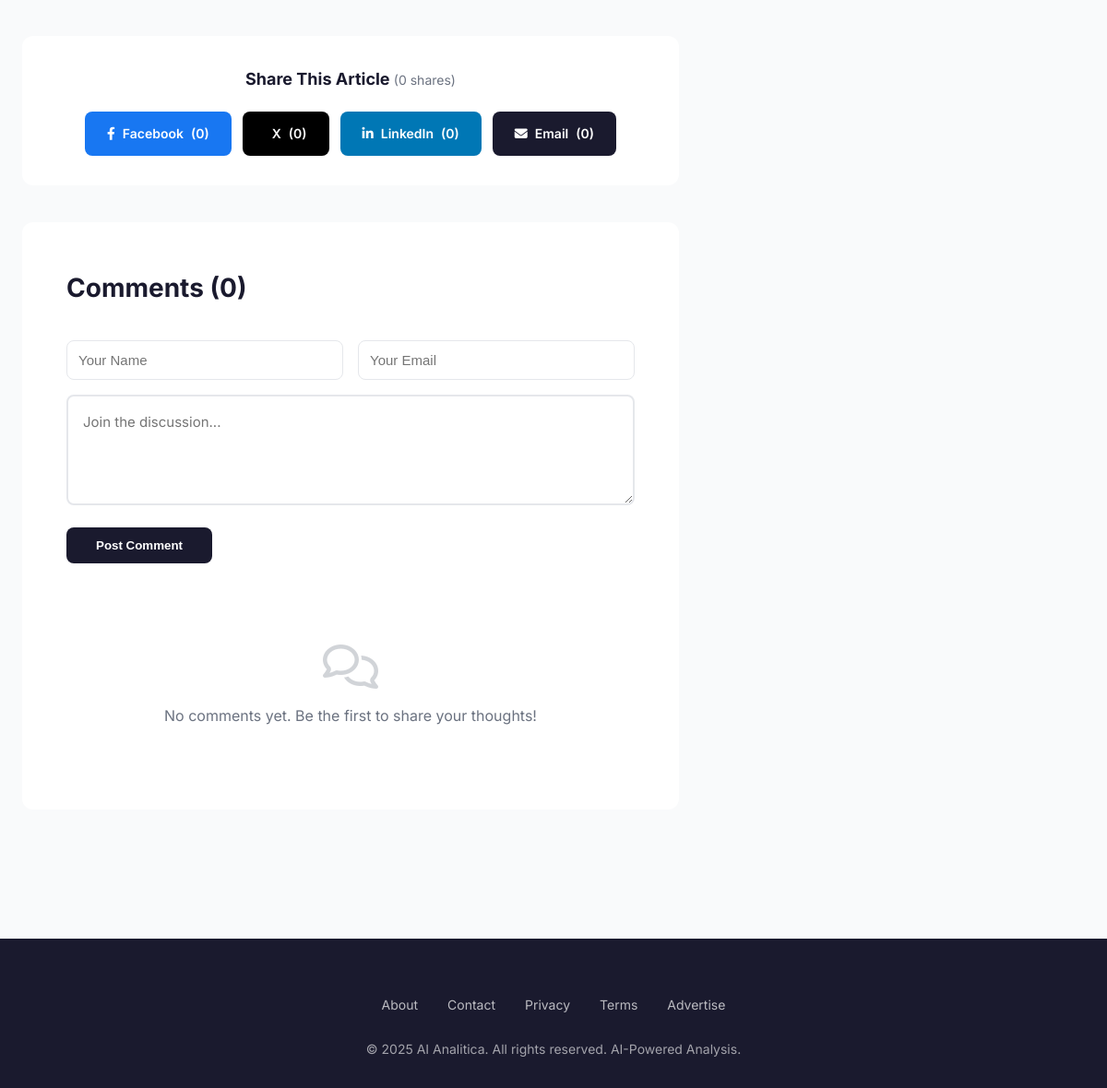
Before: /news/9/ (lower part) with the older database file.
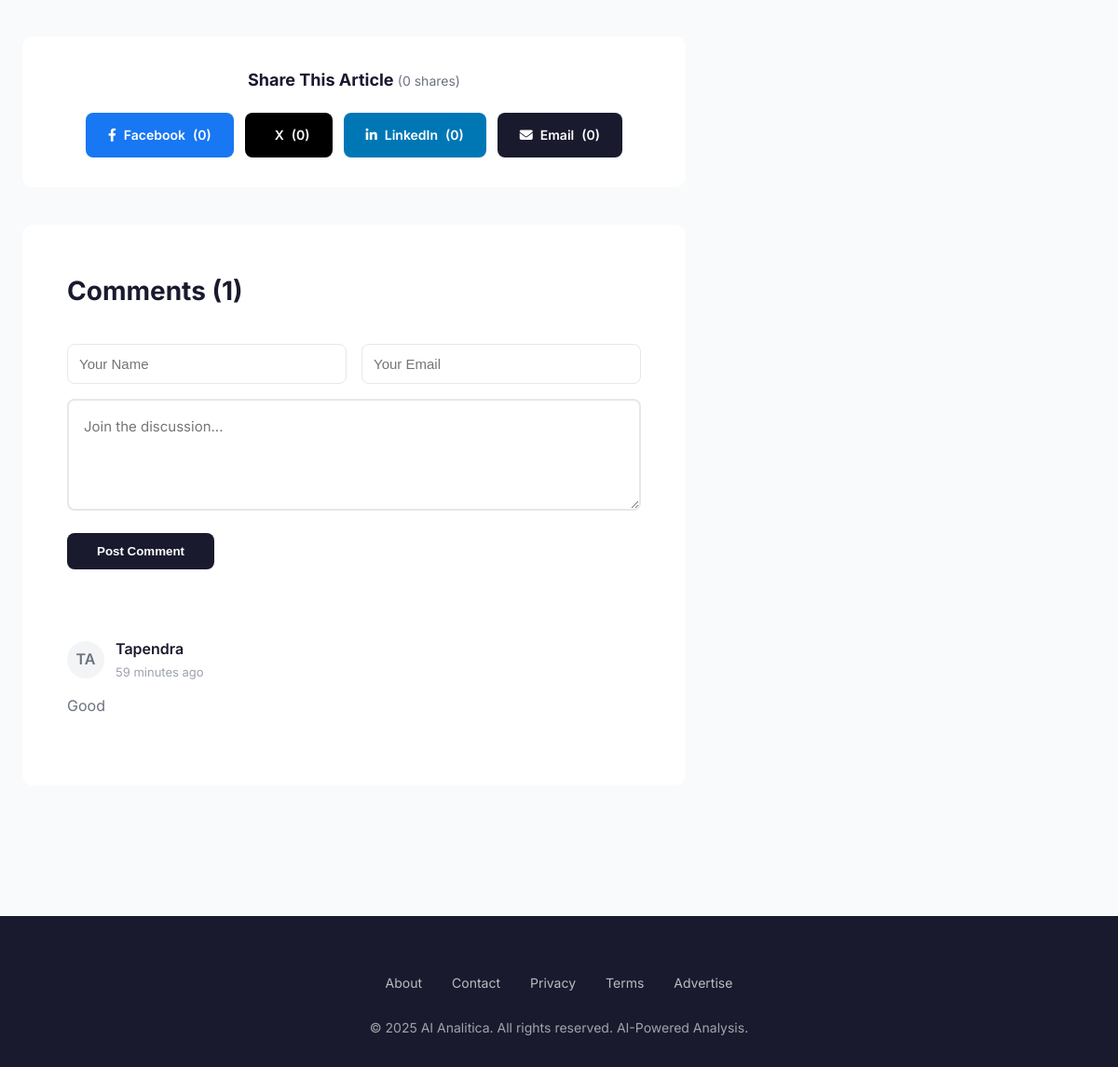
After: the same page with the newer database file.
### news/models.py (models this page shows, shortened)
class Comment(models.Model):
    news = models.ForeignKey(News, on_delete=models.CASCADE, related_name='comments')
    name = models.CharField(max_length=100, help_text="Commenter's name")
    email = models.EmailField(help_text="Commenter's email (not displayed publicly)")
    text = models.TextField(help_text="Comment text")
    created_at = models.DateTimeField(auto_now_add=True)
    is_approved = models.BooleanField(default=True, help_text="Whether this comment is approved for display")
    class Meta:
        ordering = ['-created_at']
        verbose_name = 'Comment'
        verbose_name_plural = 'Comments'

### news/views.py (the view, shortened to what this page needs)
# urls.py: path('news/<int:pk>/', views.news_detail, name='news_detail'),
def news_detail(request, pk):
    news = get_object_or_404(News, pk=pk)
    comments = news.comments.filter(is_approved=True).order_by('-created_at')
    comment_count = comments.count()
    related_articles = News.objects.filter(category=news.category).exclude(pk=pk).order_by('-created_at')[:3]
    share_counts = {}
    for platform in ['facebook', 'twitter', 'linkedin', 'email']:
        try:
            share = ShareCount.objects.get(news=news, platform=platform)
            share_counts[platform] = share.count
        except ShareCount.DoesNotExist:
            share_counts[platform] = 0
    total_shares = sum(share_counts.values())
    context = {
        'news': news,
        'comments': comments,
        'comment_count': comment_count,
        'related_articles': related_articles,
        'share_counts': share_counts,
        'total_shares': total_shares,
    }
    return render(request, 'news/news_detail.html', context)

### news/templates/news/news_detail.html (shortened to what the changed rows need)
<!DOCTYPE html>
<html lang="en">
<head>
    <link rel="stylesheet" href="https://cdnjs.cloudflare.com/ajax/libs/font-awesome/6.4.0/css/all.min.css">
</head>
<body>
<div class="container">
    <div class="content-layout">
        <main>
            <div class="comments-section">
                <h3 class="comments-header">Comments ({{ comment_count }})</h3>
                <form class="comment-form" method="post">
                    <div style="display: grid; grid-template-columns: 1fr 1fr; gap: 16px; margin-bottom: 16px;">
                    </div>
                    <textarea name="text" placeholder="Join the discussion..." required></textarea>
                    <button type="submit" class="comment-submit">Post Comment</button>
                </form>
                <div class="comments-list">
                    {% if comments %}
                        {% for comment in comments %}
                        <div class="comment">
                            <div class="comment-header">
                                <div class="comment-avatar">{{ comment.name|slice:":2"|upper }}</div>
                                <div>
                                    <div class="comment-author">{{ comment.name }}</div>
                                    <div class="comment-time">{{ comment.created_at|timesince }} ago</div>
                                </div>
                            </div>
                            <p class="comment-text">
                                {{ comment.text }}
                            </p>
                        </div>
                        {% endfor %}
                    {% else %}
                        <div style="text-align: center; padding: 40px 20px; color: var(--text-secondary);">
                            <i class="far fa-comments" style="font-size: 48px; margin-bottom: 16px; opacity: 0.3;"></i>
                            <p style="font-size: 16px;">No comments yet. Be the first to share your thoughts!</p>
                        </div>
                    {% endif %}
                </div>
            </div>
        </main>
    </div>
</div>
</body>
</html>

Changed rows visible on the page:
added Comment: name "TA", name "Tapendra", created_at "59 minutes", text "Good"
Other visible differences:
{{ comment_count }}: "0" → "1"
text no longer shown: "No comments yet. Be the first to share your thoughts!"
